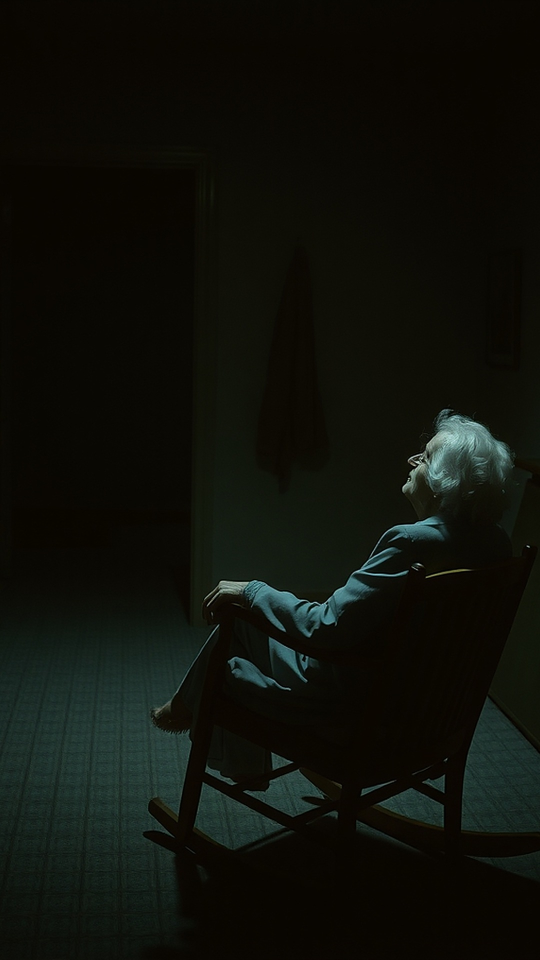
#> input picture amostras/img0.jpg, 1080 x 1920 px (shown at 1/2 size)
$ python -i render.py   (imports and definitions only)
#> lines starting #> are read from the running program, lines starting #| are printed output that depends on the picture
"""Short vertical (1080x1920) do Mente Secreta: pinturas escuras com tom dourado, zoom lento,
fade pro preto entre cenas, legendas de 2-3 palavras com uma palavra colorida, trilha escura.
Uso: python3 tts.py r.json out && python3 musica.py out && python3 render.py r.json out -> out/final.mp4
Cena: {"text", "src", "focus": 0..1 (0=esquerda), "destaque": ["PALAVRA"], "foco_y": 0..1}"""
import sys, os, json, subprocess, math, hashlib, re
import numpy as np
from PIL import Image, ImageDraw, ImageFont, ImageFilter

W, H, FPS = 1080, 1920, 30
HERE = os.path.dirname(os.path.abspath(__file__))
CACHE = os.environ.get('MS_CACHE', '/tmp/ms_cache')
OURO = (232, 168, 64); VERM = (226, 26, 38); CIANO = (60, 225, 215); MAG = (225, 60, 200); BRANCO = (255, 255, 255)
CORES = [VERM, BRANCO, CIANO, VERM]  # identidade vermelha (logo); destaque sempre vermelho

def fpath(n):
#> called with n = 'Mont900.ttf'
    for p in (os.path.join(HERE, 'fonts', n), os.path.join(HERE, n)):
        if os.path.exists(p): return p
    raise FileNotFoundError(n)
M9 = {s: ImageFont.truetype(fpath('Mont900.ttf'), s) for s in (60, 70, 78)}
M8 = ImageFont.truetype(fpath('Mont800.ttf'), 30)

def run(cmd): subprocess.run(cmd, check=True)

def source_file(src):
    if os.path.exists(src): return src
    os.makedirs(CACHE, exist_ok=True)
    base = re.sub(r'[^A-Za-z0-9._-]', '_', os.path.basename(src.split('?')[0]))[-60:] or 'img'
    p = os.path.join(CACHE, hashlib.md5(src.encode()).hexdigest()[:8] + '_' + base)
    if not os.path.exists(p) or os.path.getsize(p) < 1000:
        print('baixando', src)
        run(['curl', '-fsSL', '--retry', '3', '--retry-delay', '5', '-m', '90', '-A', 'MenteSecretaBot/1.0 (https://github.com/aupontocortes-tech)', '-o', p, src])
    # normaliza para JPG (alguns servidores mandam sem extensão)
    j = p + '.jpg'
    if not os.path.exists(j): Image.open(p).convert('RGB').save(j, quality=95)
    return j

def ease(x): x = max(0, min(1, x)); return 1 - (1 - x) ** 3

PERS = None   # personagem central fixo do vídeo (PNG com transparência), igual aos perfis de "mentalidade"

def prepara_personagem(src, out):
    """Imagem do personagem em fundo preto -> PNG com o preto transparente."""
#> called with src = 'amostras/img0.jpg', out = 'out.png'
    im = Image.open(source_file(src)).convert('L')
    rgb = Image.open(source_file(src)).convert('RGB')
#> rgb is the input picture: PIL image 1080x1920 RGB; mean R, G, B 14.9, 16.8, 10.8
    a = np.asarray(im, np.float32)
    alpha = np.clip((a - 18) * 4.0, 0, 255).astype(np.uint8)          # preto vira transparente
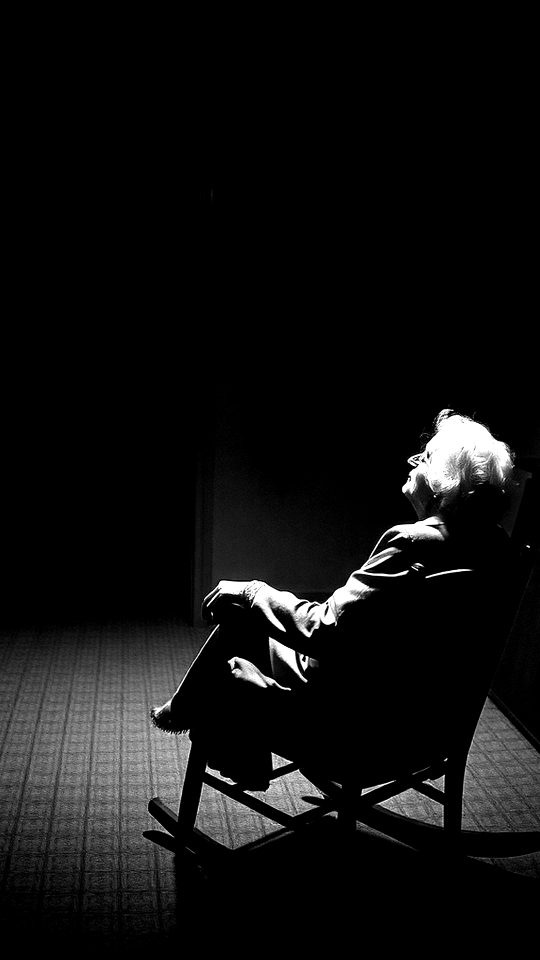
#> alpha: shape (1920, 1080) (shown at 1/2 size); min 0, max 255, mean 16.2
    al = Image.fromarray(alpha).filter(ImageFilter.MaxFilter(5)).filter(ImageFilter.GaussianBlur(4))
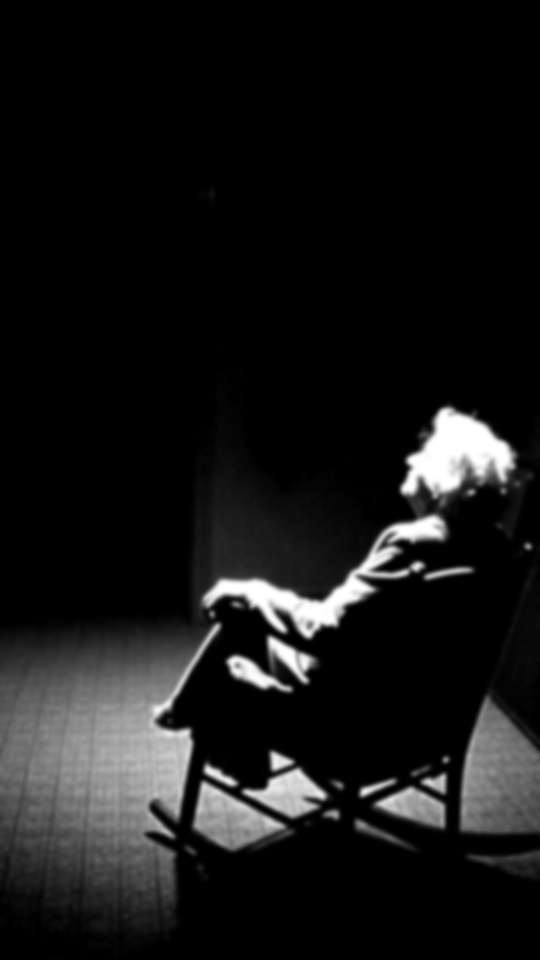
#> al: PIL image 1080x1920 L (shown at 1/2 size); min 0, max 255, mean 22.6
    g = rgb.convert('L').convert('RGB'); g.putalpha(al)
#> after `g.putalpha(al)`:
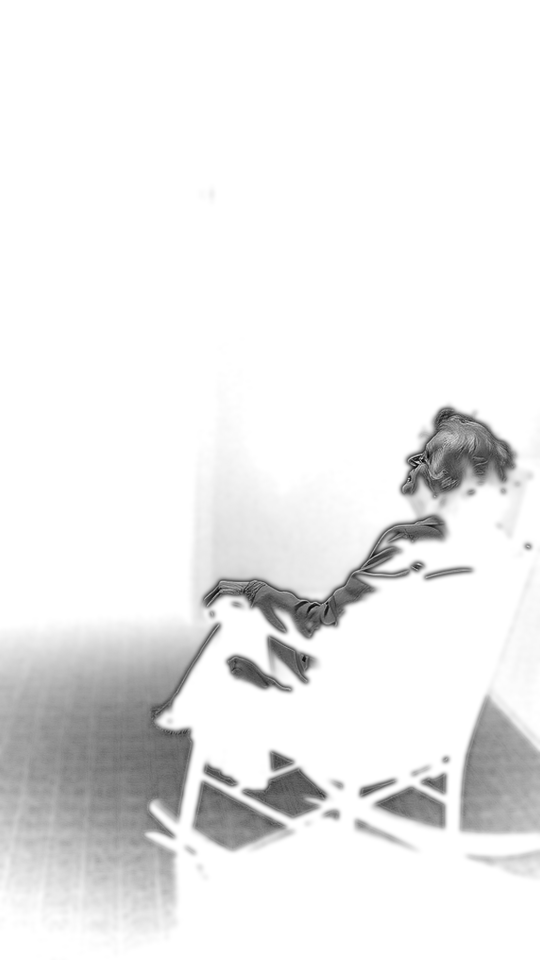
#> g: PIL image 1080x1920 RGBA (shown at 1/2 size); mean R, G, B, A 15.5, 15.5, 15.5, 22.6; transparent parts drawn white
    alvo_h = 1300; s = alvo_h / g.height; g = g.resize((int(g.width * s) // 2 * 2, alvo_h), Image.LANCZOS)
#> after `s = alvo_h / g.height`: s = 0.677
    o = os.path.join(out, 'personagem.png'); g.save(o); return o

# [39 lines left out: functions cena_preta, cena_mp4, blocos, not called in this run]

def limpa(w): return w.strip('.,:?!;"“”()').upper()

_CACHE_LEG = {}
# [87 lines left out: functions desenha_legenda, _camada_legenda, main, not called in this run]

# [2 lines not run here, left out]

>>> result = prepara_personagem('amostras/img0.jpg', 'out.png')

$ run again, on amostras/img2.jpg
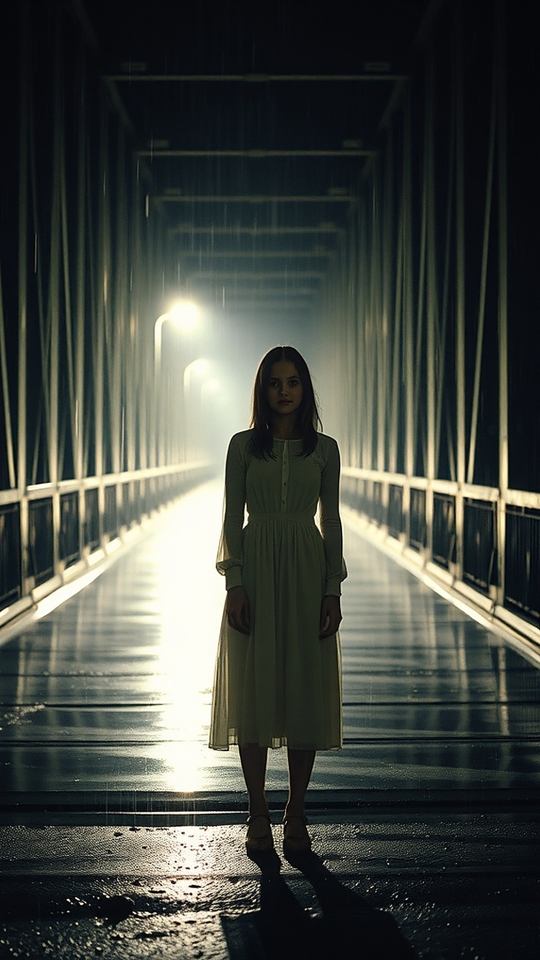
#> input picture amostras/img2.jpg, 1080 x 1920 px (shown at 1/2 size)
#> in prepara_personagem, rgb is the input picture: PIL image 1080x1920 RGB; mean R, G, B 68.3, 72.2, 66
#> in prepara_personagem, `al = Image.fromarray(alpha).filter(ImageFilter.MaxFilter(5)).filter(Im..`:
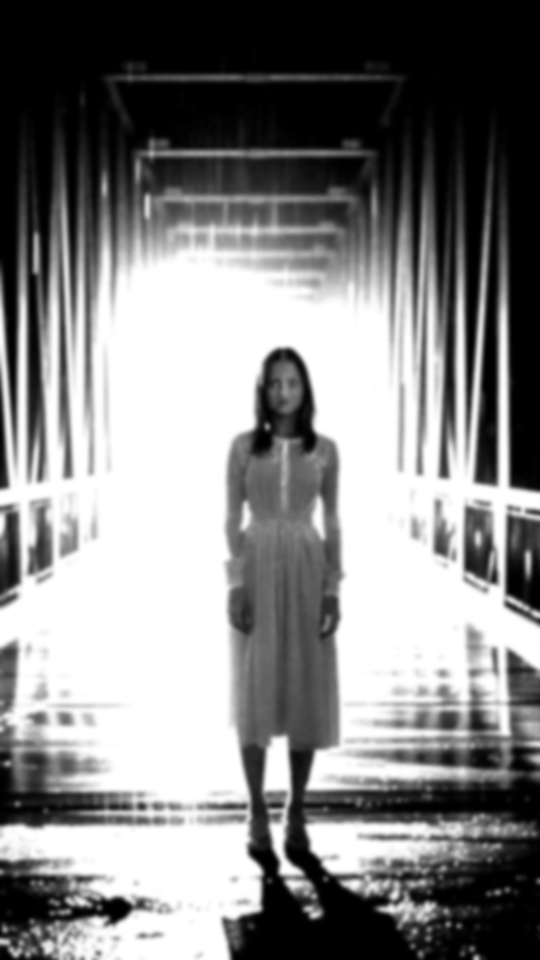
#> al: PIL image 1080x1920 L (shown at 1/2 size); min 0, max 255, mean 132.8
#> in prepara_personagem, `g.putalpha(al)`:
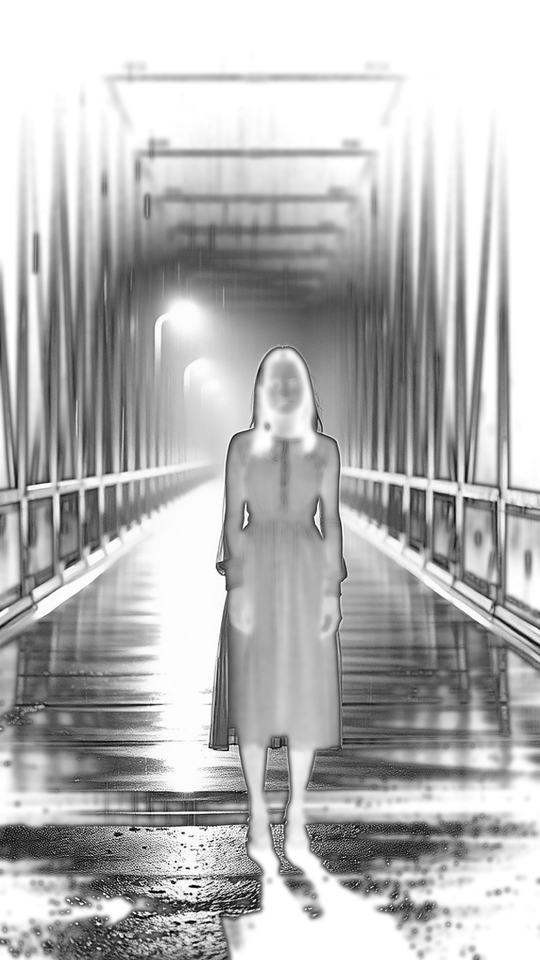
#> g: PIL image 1080x1920 RGBA (shown at 1/2 size); mean R, G, B, A 70.4, 70.4, 70.4, 132.8; transparent parts drawn white
